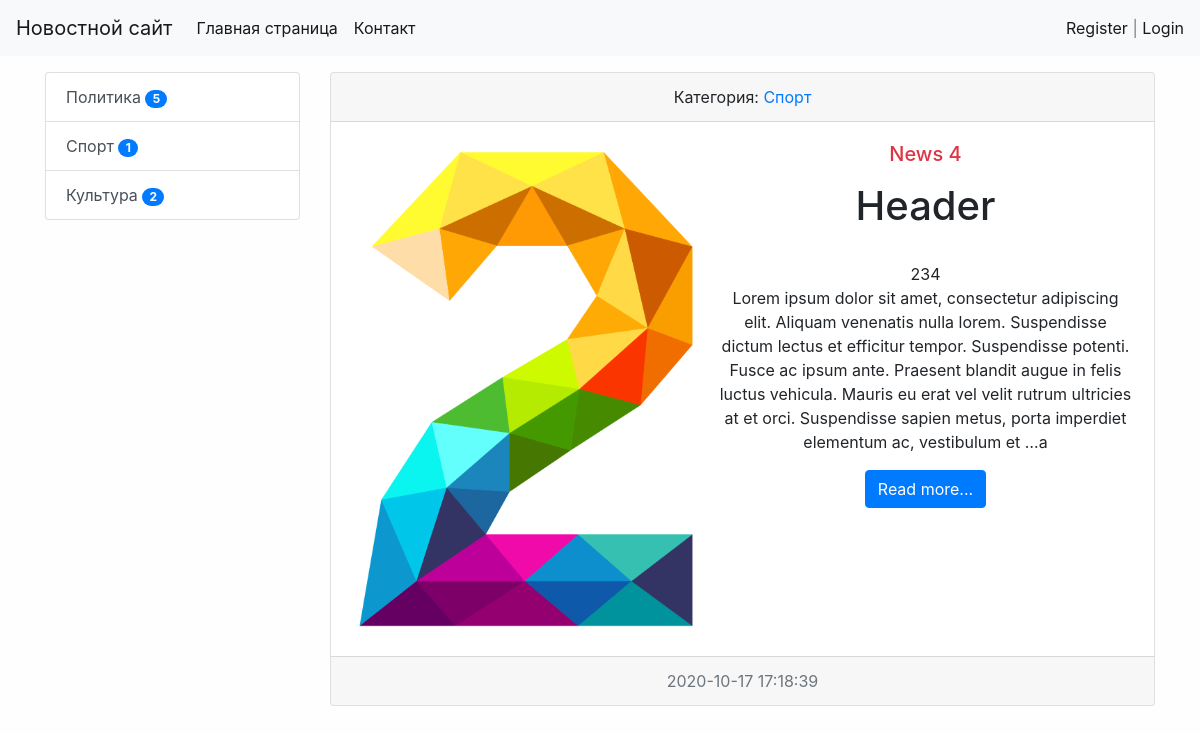
The page /catеgory/3/ on the database as committed earlier.
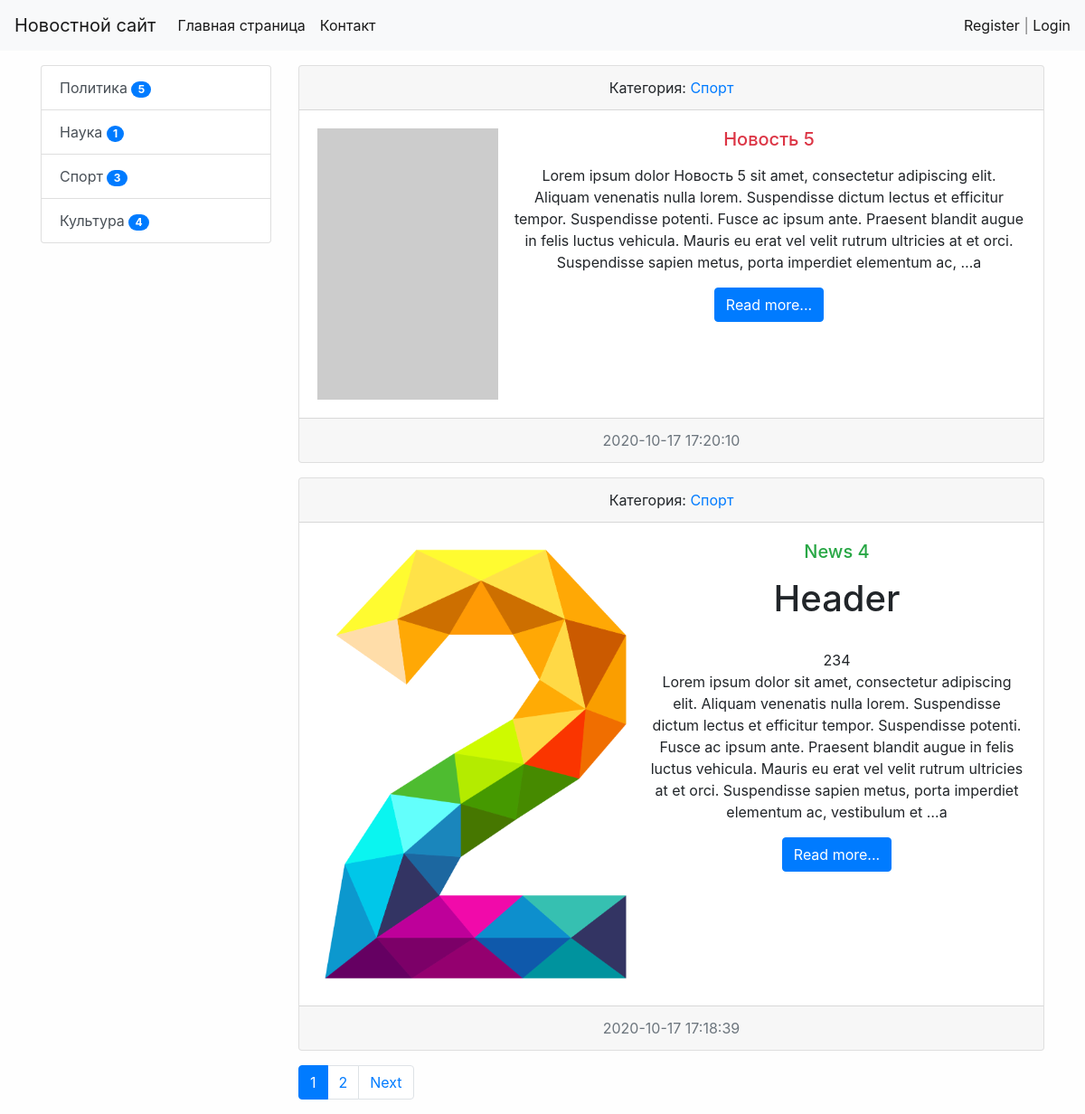
The same page on the database as committed later.
### news/models.py (models this page shows, shortened)
class Category(models.Model):
    title = models.CharField(max_length=150, db_index=True, verbose_name='Категории')#db index - индексирует поле(более быстрым для поиска)
    def get_absolute_url(self):
        return reverse('category', kwargs={'category_id': self.pk})
    def __str__(self):
        return self.title
    class Meta:
        verbose_name = 'Категория'
        verbose_name_plural = 'Категории'
        ordering = ['title']

class News(models.Model):
    title = models.CharField(max_length=150, verbose_name='Наименование')
    content = models.TextField(blank=True, verbose_name='Контент')
    created_at = models.DateTimeField(auto_now_add=True, verbose_name='Дата Публикации')
    update_at = models.DateTimeField(auto_now=True, verbose_name='Обновлено')
    photo = models.ImageField(upload_to='photos/%Y/%m/%d/', verbose_name='Фото', blank=True)
    is_published = models.BooleanField(default=True, verbose_name='Опубликовано')
    category = models.ForeignKey('Category', on_delete=models.PROTECT, verbose_name='Категория')
    views = models.IntegerField(default=0)
    def get_absolute_url(self):
        return reverse('view_news', kwargs={'pk': self.pk})
    class Meta:
        verbose_name = 'Новость'
        verbose_name_plural = 'Новости'
        ordering = ['-created_at']

### news/templatetags/news_tags.py (called while the page is built)
@register.inclusion_tag('news/list_categories.html')
def show_categories(arg1='hello', arg2='world'):
    categories = Category.objects.annotate(cnt=Count('news', filter=F('news__is_published'))).filter(cnt__gt=0)
    return {"categories": categories, "arg1": arg1, "arg2": arg2}

### news/utils.py (called while the page is built)
    def get_upper(self, s):
        if isinstance(s, str):
            return s.upper()
        else:
            return s.title.upper()

### news/views.py (called while the page is built)
    def get_queryset(self):
        return News.objects.filter(category_id = self.kwargs['category_id'], is_published=True).select_related('category')

    def get_context_data(self, *, object_list=None, **kwargs):
        context = super().get_context_data(**kwargs)
        context['title'] = self.get_upper(Category.objects.get(pk=self.kwargs['category_id']))
        return context

### news/templates/news/home_news_list.html (shortened to what this page needs)
{% extends 'base.html' %}
{% block sidebar %}
{% include 'inc/_sidebar.html' %}
{% endblock %}
{% block content %}
    {% for item in object_list %}
        <div class="card text-center mb-3">
            <div class="card-header">
                Категория: <a href="{% url 'category' item.category.pk%}">{{item.category}}</a>
            </div>
            <div class="card-body">
                <div class="media">
                    {% if item.photo %}
                        <img src="{{ item.photo.url }}" alt="" width="350" class="mr-3">
                    {% else %}
                        <img src="https://picsum.photos/200/300/?blur=1" alt=""class="mr-3">
                    {% endif %}
                    <div class="media-body">
                        <h5 class="card-title {% cycle 'text-danger' 'text-success' %}">
                            {{ item.title }}</h5>
                        <p class="card-text">{{ item.content|safe|linebreaks|truncatewords:50 }}a</p>
                        <a href="{{ item.get_absolute_url}}" class="btn btn-primary">Read more...</a>
                    </div>
                </div>
            </div>
            <div class="card-footer text-muted">
                {{ item.created_at|date:"Y-m-d H:i:s" }}
            </div>
        </div>
    {% endfor %}
{% endblock %}

### news/templates/news/list_categories.html
<div class="list-group">
    {% for item in categories %}
        <a href="{{ item.get_absolute_url }}" class="list-group-item list-group-item-action">{{ item.title}} <span class="badge badge-primary badge-pill">{{ item.cnt }}</span></a>
    {% endfor %}
</div>

Rows that differ between the two databases and show on the page:
now on this page (row unchanged): Category: title "Наука", cnt "1"
computed for Category "Спорт": cnt "1" → "3"
computed for Category "Культура": cnt "2" → "4"
now on this page (row edited): News: category "Спорт", title "Новость 5", content "Lorem ipsum dolor Новость 5 sit amet, consectetur adipiscing elit. Aliquam venenatis nulla lorem. Suspendisse dictum lectus et efficitur tempor. Suspendisse potenti. Fusce ac ipsum ante. Praesent blandit augue in felis luctus vehicula. Mauris eu erat vel velit rutrum ultricies at et orci. Suspendisse sapien metus, porta imperdiet elementum ac, …", created_at "2020-10-17 17:20:10"
Other text that changed with them:
new list line: "1"
new list line: "2"
text now shown: "Next"
